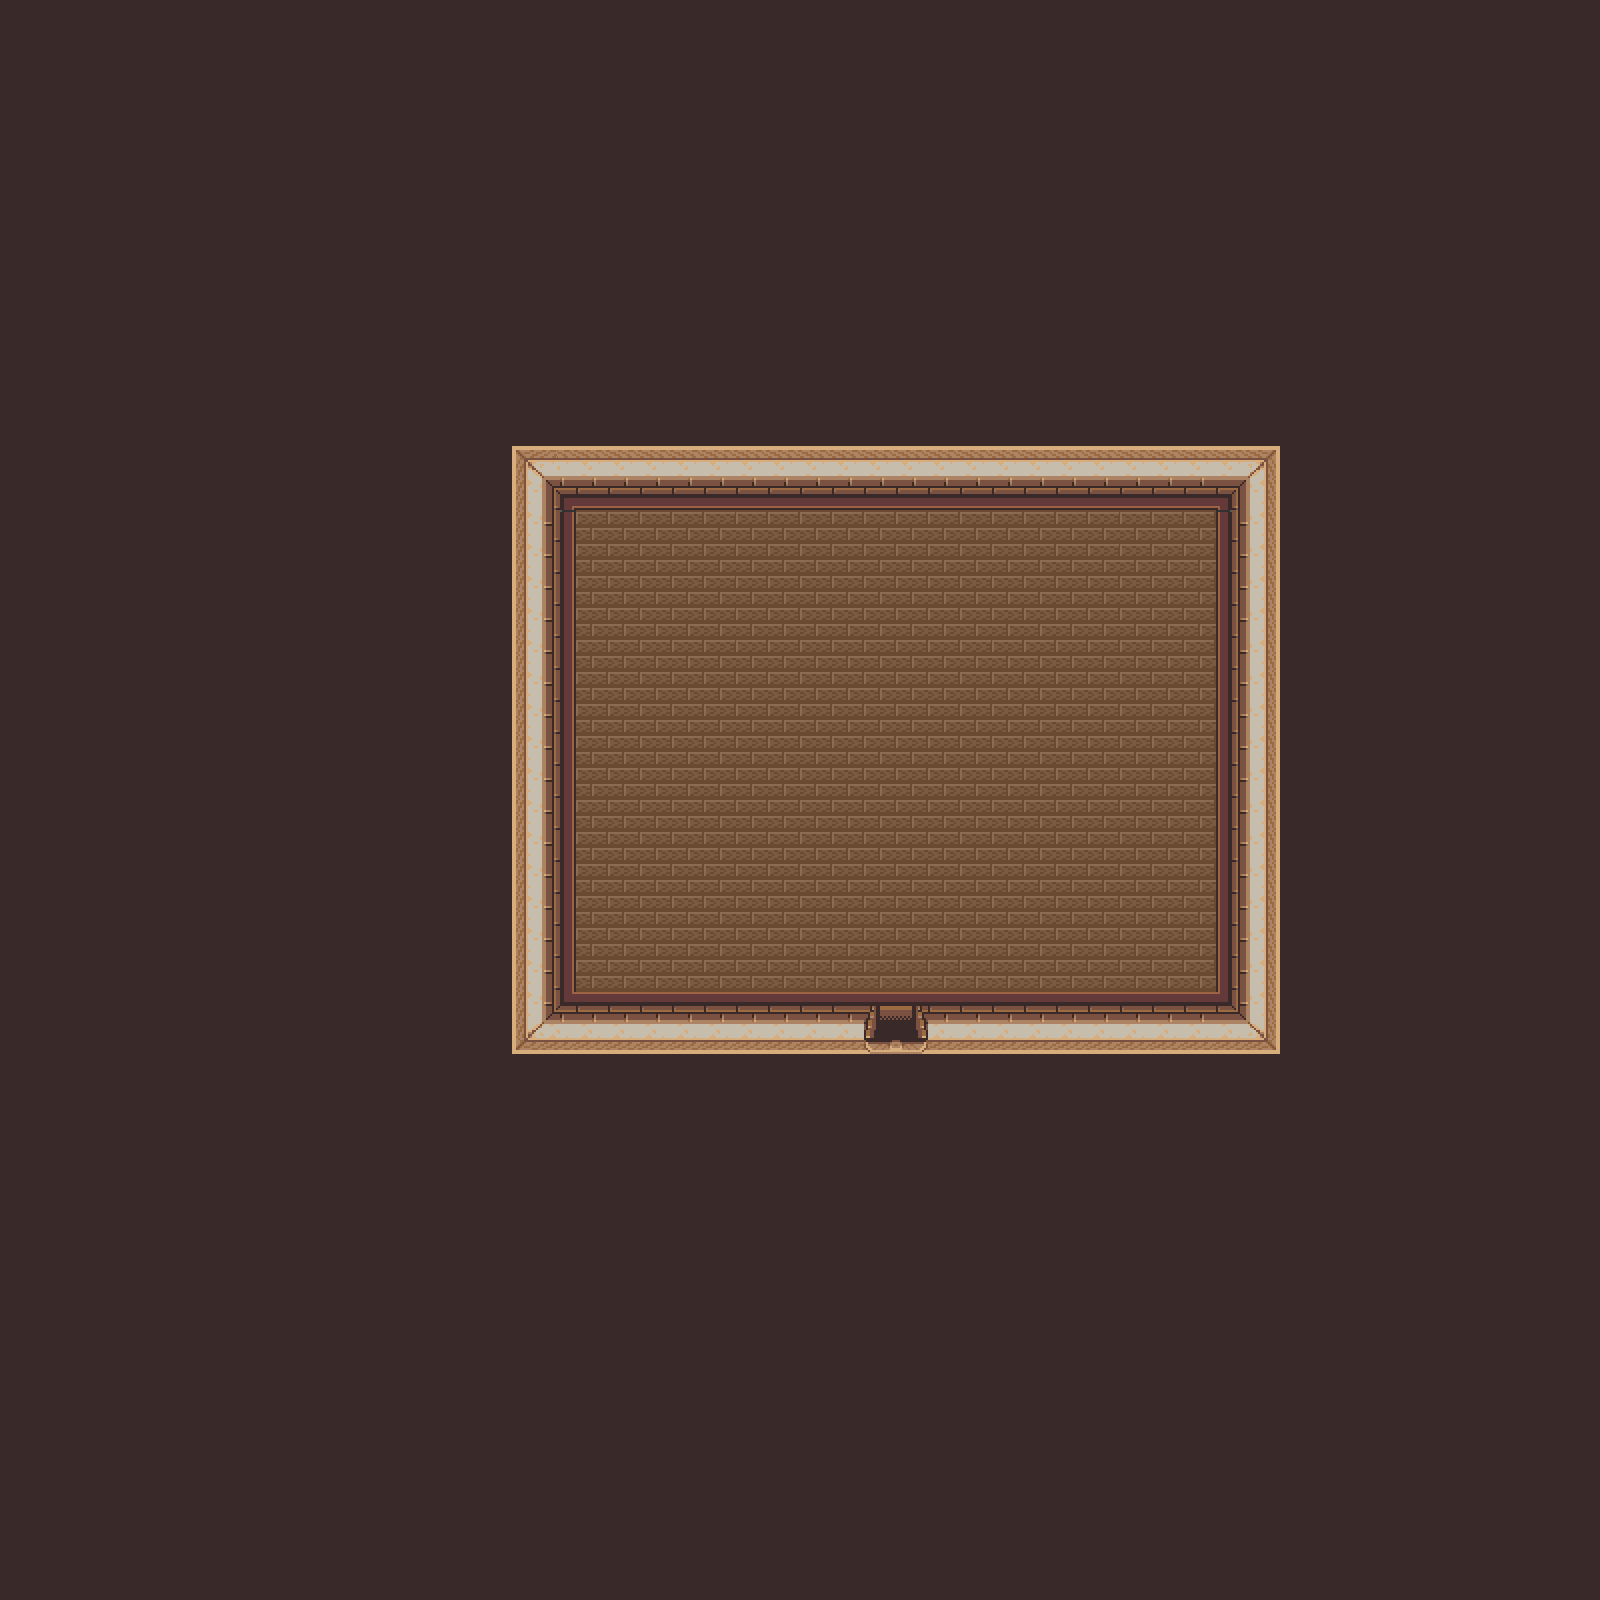

Tiled map render using the project's own tile images. Description and the map definition, with tile-layer contents summarised, below:
An orthogonal 50x50 tile map with 32x32 px tiles, 1 tile layer (Tile Layer 1), 2 tilesets and 6 objects (Portal).

<map version="1.0" orientation="orthogonal" width="50" height="50" tilewidth="32" tileheight="32">
 <tileset firstgid="1" name="building1" tilewidth="32" tileheight="32">
  <image source="../../../../../../Resources/TileImages/building1.png" width="512" height="448" />
 </tileset>
 <tileset firstgid="225" name="building1" tilewidth="32" tileheight="32">
  <image source="../../../../../../Resources/TileImages/building1.png" width="512" height="448" />
 </tileset>
 <layer name="Tile Layer 1" width="50" height="50">
  <data>[2500 cells, 2500 non-empty, 49 distinct tile ids]</data>
 </layer>
 <objectgroup name="Object Layer 1" width="50" height="50">
  <object x="512" y="448" width="768" height="64" />
  <object x="512" y="512" width="64" height="544" />
  <object x="1216" y="512" width="64" height="544" />
  <object x="928" y="992" width="288" height="64" />
  <object x="576" y="992" width="288" height="64" />
  <object name="Door" type="Portal" x="864" y="992" width="64" height="32">
   <properties>
    <property name="level" value="Village0" />
    <property name="startPositionX" value="332" />
    <property name="startPositionY" value="757" />
   </properties>
  </object>
 </objectgroup>
</map>
